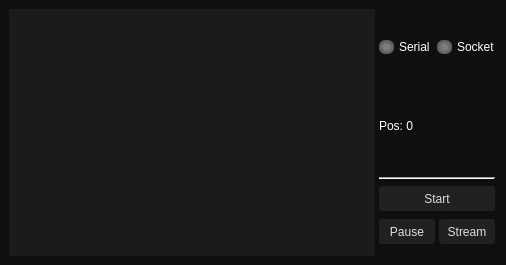
<?xml version="1.0" encoding="UTF-8"?>
<ui version="4.0">
 <class>MainWindow</class>
 <widget class="QMainWindow" name="MainWindow">
  <property name="geometry">
   <rect>
    <x>0</x>
    <y>0</y>
    <width>506</width>
    <height>265</height>
   </rect>
  </property>
  <property name="baseSize">
   <size>
    <width>0</width>
    <height>0</height>
   </size>
  </property>
  <property name="windowTitle">
   <string>Example</string>
  </property>
  <property name="styleSheet">
   <string notr="true">/*----- GLOBAL COMPONENTS -----*/
MainWindow {
	margin: 0;
	padding: 0;
	background: rgb(15, 15, 15);
	color: white;
}

#centralwidget{
	padding: 0;
	background: rgb(15, 15, 15);
	color: white;
}

QLabel {
	color: white;
}
QPushButton {
	color: rgb(222, 222, 222);
	background: rgb(33, 33, 33);
	font-size: 12px;
	height: 25px;
	min-width: 15px;
	margin: 2px 0;
	border-radius: 3px;
}

QPushButton:checked,
QPushButton:pressed,
QPushButton:focus {
	background: rgb(234, 234, 234);
	color: black;
	margin: 2px 0;
	border-radius: 3px;
}

/* ---- BUTTONS ---*/
#streamBtn:checked {
	background: rgb(232, 104, 45);
}
#pauseBtn:checked {
	background: rgb(196, 0, 76);
}

/*--- IMAGES ---*/
#qimage {
background: rgb(27, 27, 27);
}

#slider {
margin-top: 10px;
}
/*--- LEDS STYLES ----*/
#ledSerial, #ledSocket {
	max-width: 12px;
	max-height: 14px;
	border-radius: 6px;
	margin: 0;
	background-color: qradialgradient(spread:pad, cx:0.5, cy:0.5, radius:0.5, fx:0.505, fy:0.505682, stop:0.325123 rgba(126, 126, 126, 255), stop:1 rgba(88, 88, 88, 255))
}

#ledSerial:checked, #ledSocket:checked {
	color: white;
	background: qradialgradient(spread:pad, cx:0.5, cy:0.5, radius:0.5, fx:0.505, fy:0.505682, stop:0.325123 rgba(80, 195, 210, 255), stop:1 rgba(43, 104, 115, 255));
}</string>
  </property>
  <property name="tabShape">
   <enum>QTabWidget::Triangular</enum>
  </property>
  <widget class="QWidget" name="centralwidget">
   <layout class="QGridLayout" name="gridLayout">
    <item row="0" column="0">
     <layout class="QHBoxLayout" name="horizontalLayout_2" stretch="3,1">
      <property name="spacing">
       <number>0</number>
      </property>
      <property name="leftMargin">
       <number>0</number>
      </property>
      <property name="topMargin">
       <number>0</number>
      </property>
      <property name="rightMargin">
       <number>0</number>
      </property>
      <property name="bottomMargin">
       <number>0</number>
      </property>
      <item>
       <layout class="QVBoxLayout" name="verticalLayout_2" stretch="6">
        <item>
         <widget class="QLabel" name="qimage">
          <property name="text">
           <string/>
          </property>
         </widget>
        </item>
       </layout>
      </item>
      <item>
       <layout class="QVBoxLayout" name="verticalLayout" stretch="2,0,0,0,2,0,0">
        <property name="spacing">
         <number>4</number>
        </property>
        <property name="leftMargin">
         <number>4</number>
        </property>
        <property name="topMargin">
         <number>10</number>
        </property>
        <property name="rightMargin">
         <number>2</number>
        </property>
        <property name="bottomMargin">
         <number>10</number>
        </property>
        <item>
         <layout class="QHBoxLayout" name="horizontalLayout" stretch="0,0,0,0">
          <property name="spacing">
           <number>5</number>
          </property>
          <item>
           <widget class="QPushButton" name="ledSerial">
            <property name="sizePolicy">
             <sizepolicy hsizetype="Preferred" vsizetype="Fixed">
              <horstretch>0</horstretch>
              <verstretch>0</verstretch>
             </sizepolicy>
            </property>
            <property name="text">
             <string/>
            </property>
            <property name="checkable">
             <bool>true</bool>
            </property>
            <property name="checked">
             <bool>false</bool>
            </property>
           </widget>
          </item>
          <item>
           <widget class="QLabel" name="label">
            <property name="maximumSize">
             <size>
              <width>45</width>
              <height>16777215</height>
             </size>
            </property>
            <property name="text">
             <string>Serial</string>
            </property>
            <property name="alignment">
             <set>Qt::AlignLeading|Qt::AlignLeft|Qt::AlignVCenter</set>
            </property>
           </widget>
          </item>
          <item>
           <widget class="QPushButton" name="ledSocket">
            <property name="sizePolicy">
             <sizepolicy hsizetype="Preferred" vsizetype="Fixed">
              <horstretch>0</horstretch>
              <verstretch>0</verstretch>
             </sizepolicy>
            </property>
            <property name="text">
             <string/>
            </property>
            <property name="checkable">
             <bool>true</bool>
            </property>
            <property name="checked">
             <bool>false</bool>
            </property>
           </widget>
          </item>
          <item>
           <widget class="QLabel" name="label_3">
            <property name="maximumSize">
             <size>
              <width>45</width>
              <height>16777215</height>
             </size>
            </property>
            <property name="text">
             <string>Socket</string>
            </property>
           </widget>
          </item>
         </layout>
        </item>
        <item>
         <spacer name="verticalSpacer_2">
          <property name="orientation">
           <enum>Qt::Vertical</enum>
          </property>
          <property name="sizeHint" stdset="0">
           <size>
            <width>20</width>
            <height>40</height>
           </size>
          </property>
         </spacer>
        </item>
        <item>
         <widget class="QLabel" name="label_2">
          <property name="text">
           <string>Pos: 0</string>
          </property>
         </widget>
        </item>
        <item>
         <spacer name="verticalSpacer">
          <property name="orientation">
           <enum>Qt::Vertical</enum>
          </property>
          <property name="sizeHint" stdset="0">
           <size>
            <width>20</width>
            <height>40</height>
           </size>
          </property>
         </spacer>
        </item>
        <item>
         <widget class="Line" name="line">
          <property name="frameShadow">
           <enum>QFrame::Sunken</enum>
          </property>
          <property name="lineWidth">
           <number>1</number>
          </property>
          <property name="orientation">
           <enum>Qt::Horizontal</enum>
          </property>
         </widget>
        </item>
        <item>
         <widget class="QPushButton" name="startBtn">
          <property name="text">
           <string>Start</string>
          </property>
          <property name="checkable">
           <bool>true</bool>
          </property>
         </widget>
        </item>
        <item>
         <layout class="QHBoxLayout" name="horizontalLayout_3">
          <item>
           <widget class="QPushButton" name="pauseBtn">
            <property name="text">
             <string>Pause</string>
            </property>
            <property name="checkable">
             <bool>true</bool>
            </property>
           </widget>
          </item>
          <item>
           <widget class="QPushButton" name="streamBtn">
            <property name="text">
             <string>Stream</string>
            </property>
            <property name="checkable">
             <bool>true</bool>
            </property>
           </widget>
          </item>
         </layout>
        </item>
       </layout>
      </item>
     </layout>
    </item>
   </layout>
  </widget>
 </widget>
 <resources/>
 <connections/>
</ui>
